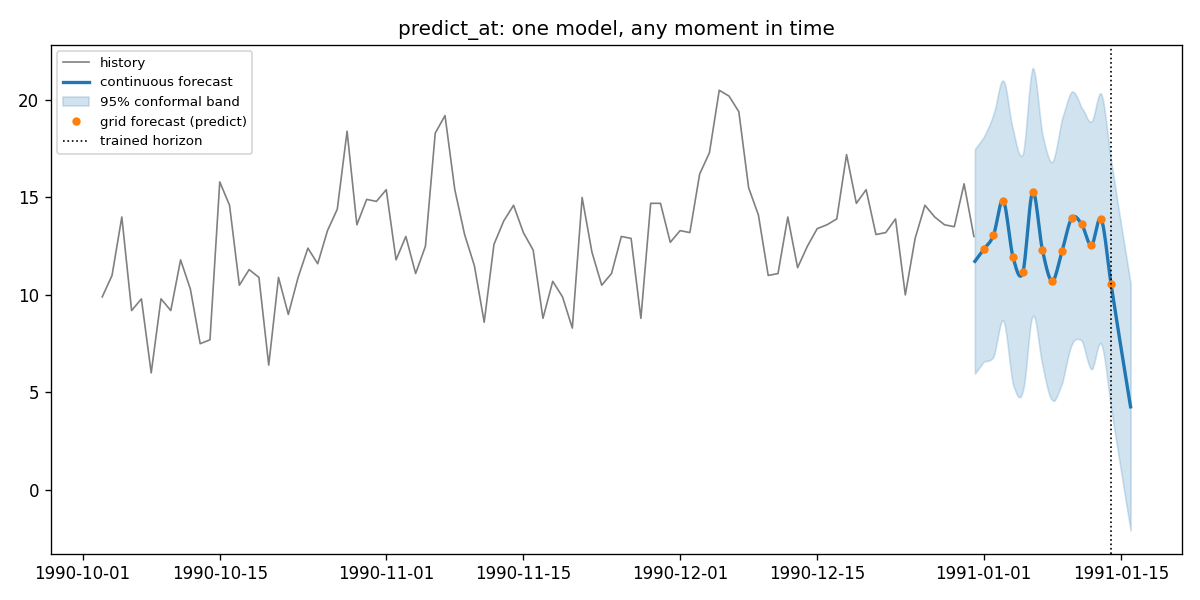

Recreate this plot in Python.
"""Forecast at ANY moment in time with predict_at.

Most forecasting tools answer "what will the value be at step k?".
APDTFlow's continuous-time decoder answers "what will the value be at
14:37 next Tuesday?" — fractional steps, arbitrary timestamps, and times
beyond the trained horizon — from one trained model.

Run:  python examples/predict_at_demo.py
"""
from pathlib import Path

import matplotlib

matplotlib.use("Agg")
import matplotlib.pyplot as plt
import numpy as np
import pandas as pd

from apdtflow import APDTFlowForecaster, set_seed

REPO = Path(__file__).resolve().parents[1]
CSV = REPO / "dataset_examples" / "daily-minimum-temperatures-in-me_clean.csv"


def main():
    set_seed(0)
    df = pd.read_csv(CSV)
    date_col, value_col = df.columns[0], df.columns[1]
    df[date_col] = pd.to_datetime(df[date_col])
    df = df.iloc[-1100:].reset_index(drop=True)  # ~3 years is plenty for a demo

    model = APDTFlowForecaster(
        forecast_horizon=14,
        history_length=60,
        num_epochs=8,
        batch_size=128,
        decoder_type="continuous",   # enables predict_at / predict_when
        use_conformal=True,          # calibrated uncertainty
        verbose=True,
    )
    model.fit(df, target_col=value_col, date_col=date_col)

    # 1. The familiar grid forecast.
    grid = model.predict()

    # 2. Values at arbitrary timestamps — including *between* days and
    #    *beyond* the trained 14-day horizon.
    last_date = df[date_col].iloc[-1]
    query_times = [
        last_date + pd.Timedelta(hours=36),     # one and a half days out
        last_date + pd.Timedelta(days=7.25),    # quarter past a week
        last_date + pd.Timedelta(days=16),      # beyond the trained horizon
    ]
    values, lower, upper = model.predict_at(query_times)
    print("\nForecasts at arbitrary moments:")
    for t, v, lo, hi in zip(query_times, values, lower, upper):
        print(f"  {t}: {v:.2f}  (95% interval {lo:.2f} .. {hi:.2f})")

    # 3. A dense continuous trajectory for plotting.
    dense_offsets = np.linspace(0.1, 16, 200)
    dense, dense_lo, dense_hi = model.predict_at(dense_offsets)

    fig, ax = plt.subplots(figsize=(10, 5))
    hist = df[value_col].to_numpy()[-90:]
    hist_dates = df[date_col].to_numpy()[-90:]
    ax.plot(hist_dates, hist, color="gray", lw=1, label="history")
    dense_dates = [last_date + pd.Timedelta(days=float(o)) for o in dense_offsets]
    ax.plot(dense_dates, dense, color="C0", lw=2, label="continuous forecast")
    ax.fill_between(dense_dates, dense_lo, dense_hi, color="C0", alpha=0.2,
                    label="95% conformal band")
    grid_dates = [last_date + pd.Timedelta(days=k) for k in range(1, 15)]
    ax.plot(grid_dates, grid, "o", ms=4, color="C1", label="grid forecast (predict)")
    ax.axvline(grid_dates[-1], color="k", ls=":", lw=1, label="trained horizon")
    ax.set_title("predict_at: one model, any moment in time")
    ax.legend(loc="upper left", fontsize=8)
    out = REPO / "examples" / "predict_at_demo.png"
    fig.tight_layout()
    fig.savefig(out, dpi=120)
    print(f"\nPlot saved to {out}")


if __name__ == "__main__":
    main()
